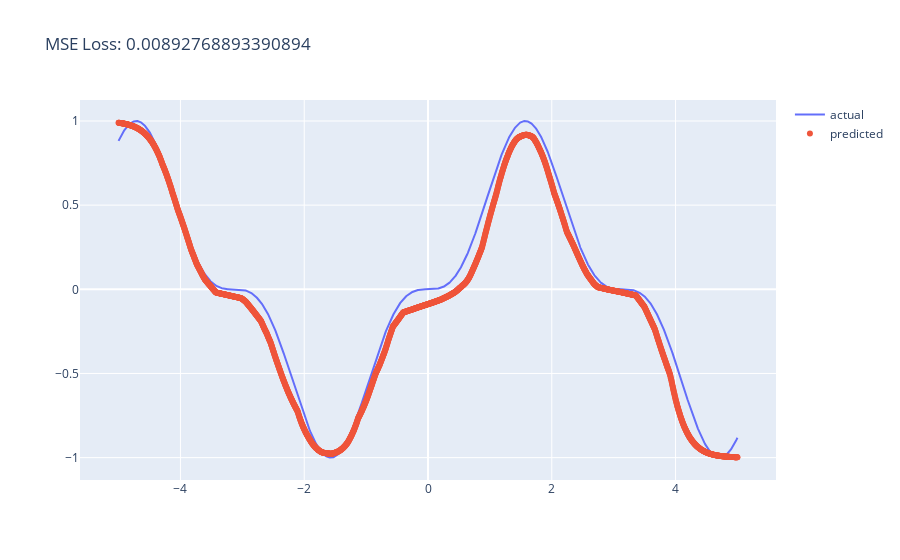

Notebook code cell kept with this figure:
### Code cell
sin_agent.validate(x_trial[np.newaxis].T, y_trial[np.newaxis].T)

### Figure 1 — Plotly figure (JSON) as saved in the notebook; plotly's stock layout.template omitted (floating-point values rounded to 4 significant figures; data arrays with more than 128 entries replaced by an {"elided": "..."} marker saying what was removed)
{"data": [{"mode": "lines", "name": "actual", "type": "scatter", "x": {"elided": "2000 float values"}, "y": {"elided": "2000 float values"}}, {"mode": "markers", "name": "predicted", "type": "scatter", "x": {"elided": "2000 float values"}, "y": {"elided": "2000 float values"}}], "layout": {"title": {"text": "MSE Loss: 0.00892768893390894"}}}
